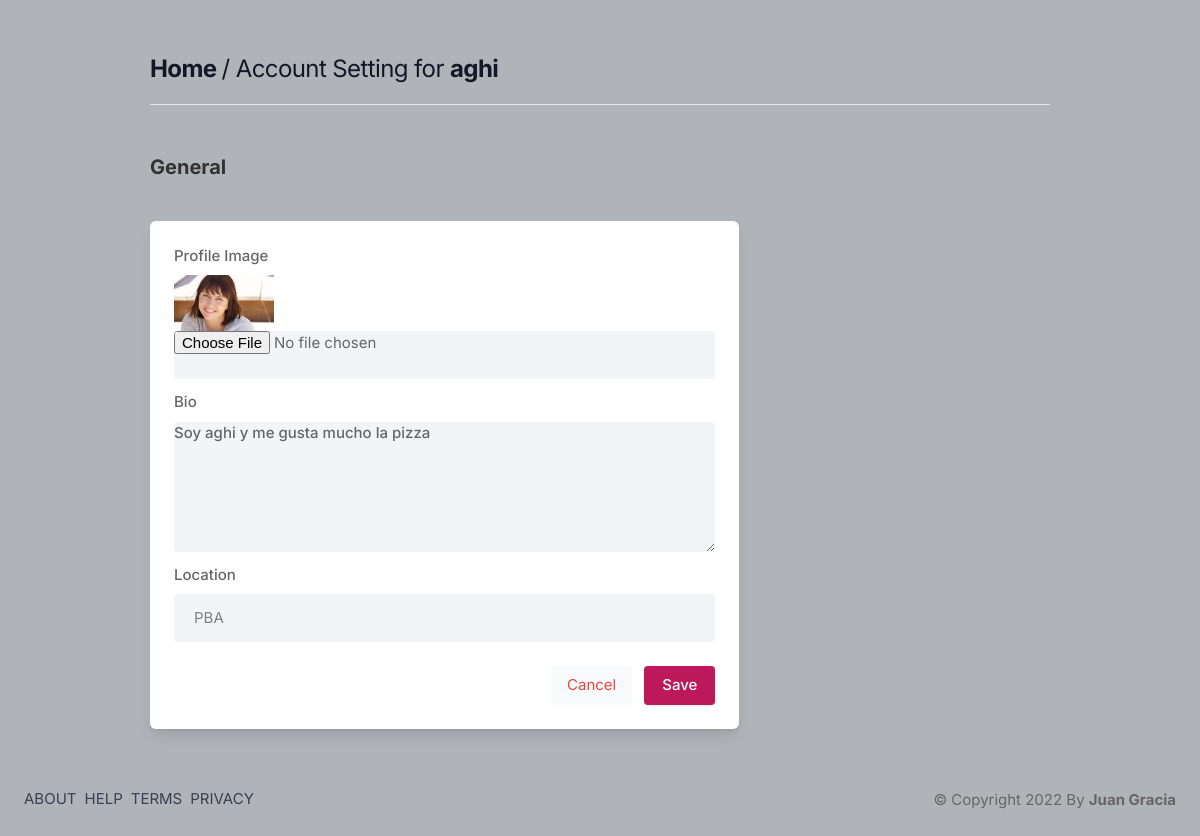
The app's page /settings (signed in), older data.
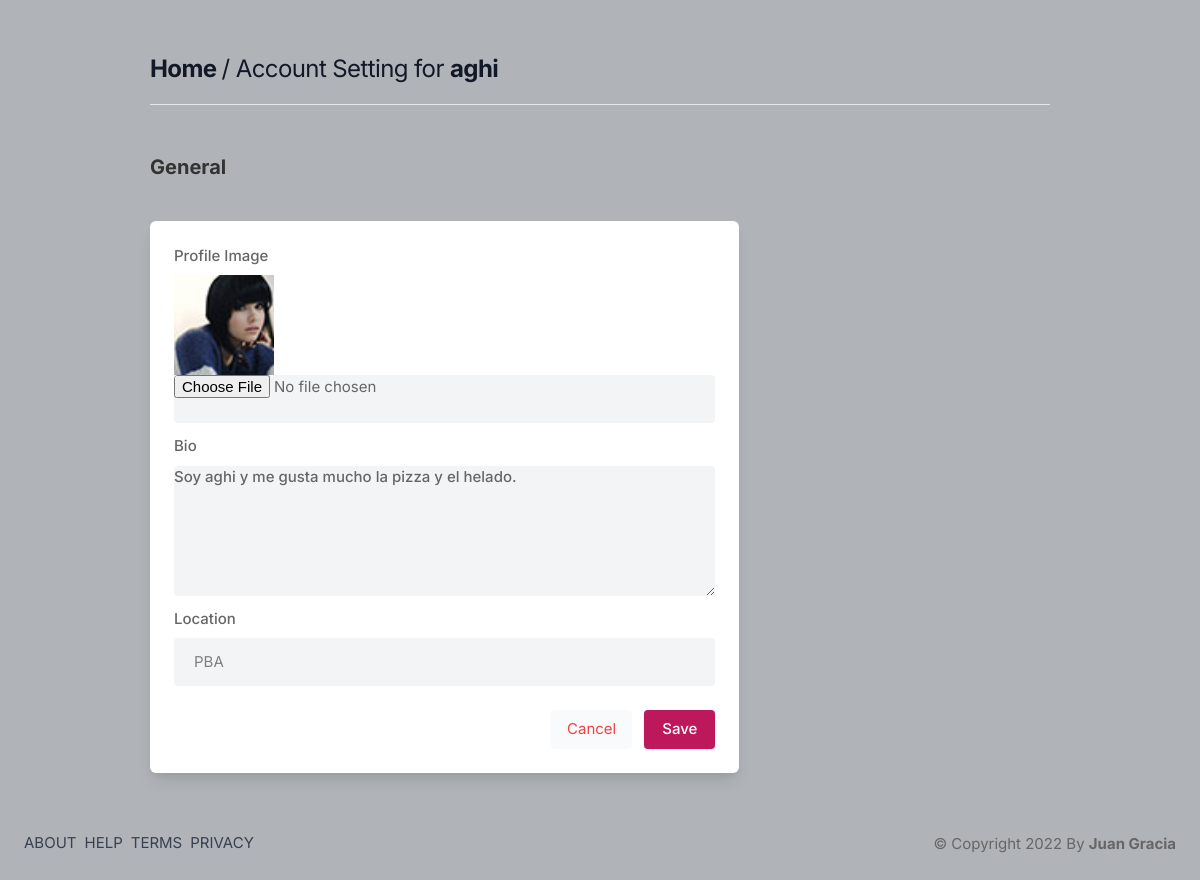
The same page, newer data.
### core/models.py (models this page shows, shortened)
class Profile(models.Model):
    user = models.ForeignKey(User, on_delete=models.CASCADE)
    id_user = models.IntegerField()
    bio = models.TextField(blank=True)
    profileimg = models.ImageField(upload_to='profile_images', default='blank-profile-picture.png')
    location = models.CharField(max_length=100, blank=True)

### core/views.py (the view, shortened to what this page needs)
# urls.py: path('settings', views.settings, name='settings'),
@login_required(login_url='signin')
def settings(request):
    user_profile = Profile.objects.get(user=request.user)
    return render(request, 'setting.html', {'user_profile':user_profile})

### templates/setting.html (shortened to what this page needs)
{% load static %}
<!DOCTYPE html>
<html lang="en">
<head>
    <link rel="stylesheet" href="{% static 'assets/css/icons.css' %}">
    <link rel="stylesheet" href="{% static 'assets/css/uikit.css' %}">
    <link rel="stylesheet" href="{% static 'assets/css/style.css' %}">
    <link rel="stylesheet" href="{% static 'assets/css/tailwind.css' %}">
</head>
<body>
    <div class="container m-auto">
        <h1 class="text-2xl leading-none text-gray-900 tracking-tight mt-3"> <a href='/'><strong> Home </strong></a> / Account Setting for <a href="/profile/{{user.username}}"><b>{{user.username}}</b></a></h1>
        <br>
        <hr>
        <div class="grid lg:grid-cols-3 mt-12 gap-8">
            <div>
                <h3 class="text-xl mb-2"><strong>General</strong></h3>
            </div>
            <br>
            <div class="bg-white rounded-md lg:shadow-lg shadow col-span-2">
                <form action="" method="POST" enctype="multipart/form-data">
                        <div class="grid grid-cols-2 gap-3 lg:p-6 p-4">
                            <div class="col-span-2">
                                <label for=""> Profile Image</label>
                                <img title="profile_pic" width="100s" height="100"src="{{user_profile.profileimg.url}}" />
                                <input title="profile_img" type="file" name="image" value="" class="shadow-none bg-gray-100">
                            </div>
                            <div class="col-span-2">
                                <label for="about">Bio</label>
                                <textarea id="about" name="bio" rows="3"  class="shadow-none bg-gray-100">{{user_profile.bio}}</textarea>
                            </div>
                            <div class="col-span-2">
                                <label for=""> Location</label>
                                <input title="title_location" type="text" name="location" value="{{user_profile.location}}" class="shadow-none bg-gray-100">
                            </div>
                        </div>
                        <div class="bg-gray-10 p-6 pt-0 flex justify-end space-x-3">
                            <button class="p-2 px-4 rounded bg-gray-50 text-red-500"> <a href="/"> Cancel </a></button>
                            <button type="submit" class="button bg-blue-700"> Save </button>
                        </div>
                </form>
            </div>
        </div>
    </div>
    <br>
    <br>
        <div class="lg:mb-5 py-3 uk-link-reset">
            <div class="flex flex-col items-center justify-between lg:flex-row max-w-6xl mx-auto lg:space-y-0 space-y-3">
                <div class="flex space-x-2 text-gray-700 uppercase">
                    <a href="#"> About</a>
                    <a href="#"> Help</a>
                    <a href="#"> Terms</a>
                    <a href="#"> Privacy</a>
                </div>
                <p class="capitalize"> © copyright 2022 by <strong>Juan Gracia</strong></p>
            </div>
        </div>
</body>
</html>

Row changes from the older to the newer data that the page shows:
changed Profile "PBA": profileimg: a different picture; bio "Soy aghi y me gusta mucho la pizza" → "Soy aghi y me gusta mucho la pizza y el helado."
